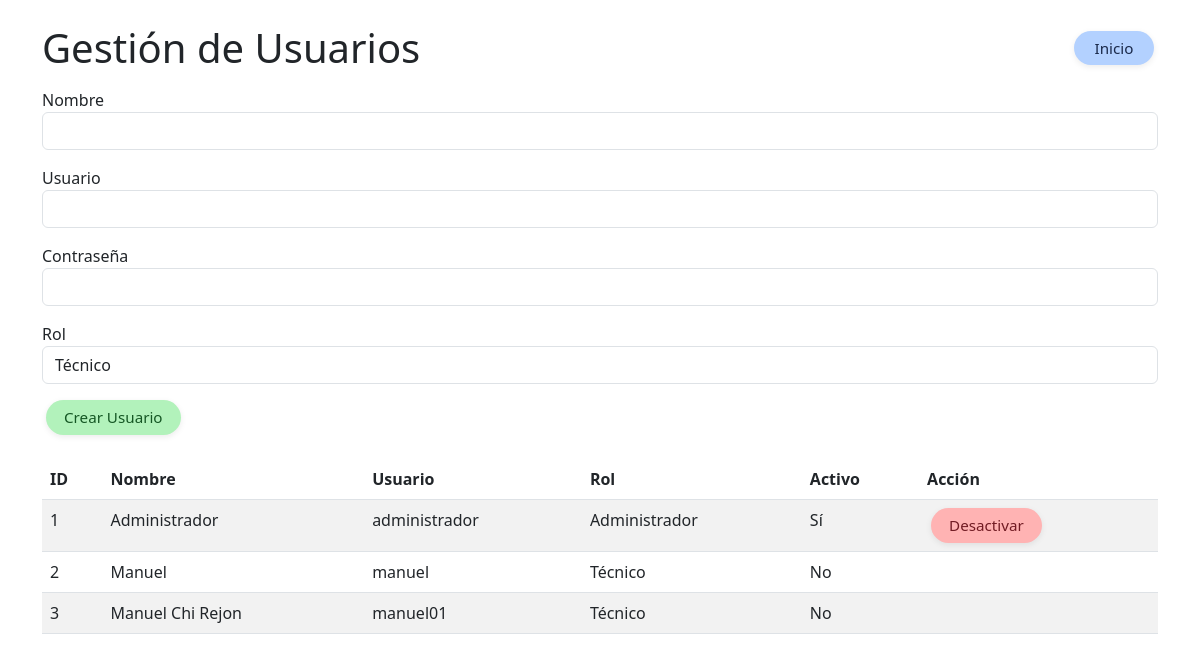
Screenshot of /admin/usuarios (signed in) with the database file from the repository.
### tables this page shows
CREATE TABLE usuarios (
                    id INTEGER PRIMARY KEY AUTOINCREMENT,
                    nombre TEXT NOT NULL,
                    usuario TEXT NOT NULL UNIQUE,
                    contraseña TEXT NOT NULL,
                    rol TEXT NOT NULL,
                    activo INTEGER DEFAULT 1 CHECK (activo IN (0, 1))
                );

### modules/admin/routes.py (the view, shortened to what this page needs)
@admin_bp.route('/usuarios', methods=['GET', 'POST'])
@login_required
def usuarios():
    if current_user.rol != 'Administrador':
        flash("Acceso denegado", "error")
        return redirect(url_for('tecnico.panel'))
    usuarios = db.query("SELECT * FROM usuarios")
    return render_template('usuarios.html', usuarios=usuarios)

### app.py (called while the page is built)
@login_manager.user_loader
def load_user(user_id):
    from db import DatabaseSingleton
    db = DatabaseSingleton()
    user_data = db.query("SELECT * FROM usuarios WHERE id = ? AND activo = 1", (user_id,))
    if user_data:
        from models import User
        return User(user_data[0]['id'], user_data[0]['nombre'], user_data[0]['usuario'], user_data[0]['rol'], user_data[0]['activo'])
    return None

### db.py (called while the page is built)
    def __new__(cls):
        if cls._instance is None:
            cls._instance = super().__new__(cls)
            cls._instance.conn = sqlite3.connect(Config.DATABASE_PATH, check_same_thread=False)
            cls._instance.conn.row_factory = sqlite3.Row
            cls._instance.init_db()
        return cls._instance

    def query(self, sql, params=()):
        cursor = self.conn.cursor()
        cursor.execute(sql, params)
        result = cursor.fetchall()
        cursor.close()
        return result

### templates/usuarios.html (shortened to what this page needs)
<!DOCTYPE html>
<html>
<head>
    <link href="https://cdn.jsdelivr.net/npm/bootstrap@5.3.0/dist/css/bootstrap.min.css" rel="stylesheet">
    <link rel="stylesheet" href="/static/css/global.css">
</head>
<body>
    <div class="container mt-4">
        <div class="d-flex justify-content-between align-items-center mb-3">
            <h1 class="mb-0">Gestión de Usuarios</h1>
            <a href="{{ url_for('index') }}" class="btn-regresar btn-form-main inicio-top-right ms-3" title="Inicio">Inicio</a>
        </div>
        <form method="POST" class="mb-4">
            <div class="mb-3">
                <label>Nombre</label>
                <input type="text" name="nombre" class="form-control" required>
            </div>
            <div class="mb-3">
                <label>Usuario</label>
                <input type="text" name="usuario" class="form-control" required pattern="[a-zA-Z0-9_]{4,20}" title="4-20 caracteres alfanuméricos">
            </div>
            <div class="mb-3">
                <label>Contraseña</label>
                <input type="password" name="contraseña" class="form-control" required minlength="8">
            </div>
            <div class="mb-3">
                <label>Rol</label>
                <select name="rol" class="form-control" required>
                    <option value="Técnico">Técnico</option>
                </select>
            </div>
            <button type="submit" class="btn-aceptar" title="Crear Usuario">Crear Usuario</button>
        </form>
        <table class="table table-striped">
            <thead>
                <tr>
                    <th>ID</th>
                    <th>Nombre</th>
                    <th>Usuario</th>
                    <th>Rol</th>
                    <th>Activo</th>
                    <th>Acción</th>
                </tr>
            </thead>
            <tbody>
                {% for usuario in usuarios %}
                <tr>
                    <td>{{ usuario['id'] }}</td>
                    <td>{{ usuario['nombre'] }}</td>
                    <td>{{ usuario['usuario'] }}</td>
                    <td>{{ usuario['rol'] }}</td>
                    <td>{{ 'Sí' if usuario['activo'] else 'No' }}</td>
                    <td>
                        {% if usuario['activo'] %}
                        <form method="POST" action="{{ url_for('admin.desactivar', id=usuario['id']) }}" style="display:inline;">
                            <button type="submit" class="btn-cancelar btn-sm" title="Desactivar">Desactivar</button>
                        </form>
                        {% endif %}
                    </td>
                </tr>
                {% endfor %}
            </tbody>
        </table>
    </div>
</body>
</html>

### static/css/global.css (style rules this page uses)
.inicio-top-right { margin-top: -16px; }
.btn-global, .btn-aceptar, .btn-cancelar, .btn-regresar, .btn-panel, .btn-panel-alt, .btn-accion-panel, .btn-retomar, .btn-reporte-final, .btn-form-main { border-radius: 30px; min-width: 80px; padding: 6px 18px; font-size: 0.95rem; font-weight: 500; display: inline-block; text-align: center; margin: 0 4px; box-shadow: 0 2px 6px rgba(0,0,0,0.08); border: none; transition: background 0.2s, box-shadow 0.2s; cursor: pointer; vertical-align: middle; text-decoration: none; }
.btn-aceptar { background: #b2f2bb; color: #155724; }
.btn-cancelar { background: #ffb3b3; color: #721c24; }
.btn-regresar { background: #b3d1ff; color: #1b2a4b; }

### rows the page displays
usuarios: id "1", nombre "Administrador", usuario "administrador", rol "Administrador", activo "Sí"
usuarios: id "2", nombre "Manuel", usuario "manuel", rol "Técnico", activo "No"
usuarios: id "3", nombre "Manuel Chi Rejon", usuario "manuel01", rol "Técnico", activo "No"
